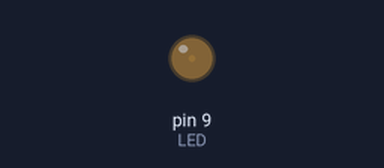
The sketch below on a simulated Arduino Uno, built with avr-gcc and run on an emulated ATmega328P. Parts: output pins drawn as LEDs (lit = HIGH).

Above: at 0.05 s.
At 1.15 s:
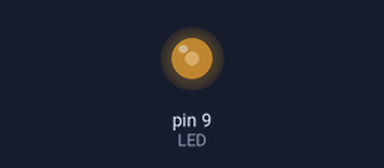
At 2.3 s:
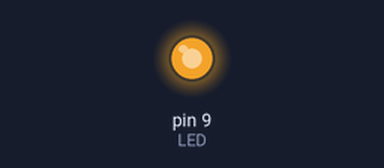
At 4.55 s:
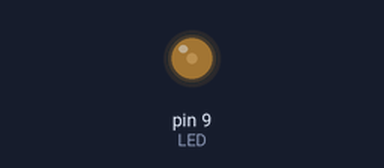
Timing chart, 0 to 6.6 s (numbered marks = the images above):
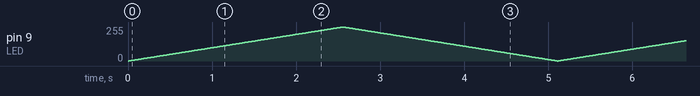

The sketch:

example3.ino
```cpp
#define LED 9
int i = 0;

void setup() {
  pinMode(LED, OUTPUT);
}

void loop() {
  for( i = 0; i < 255; i++){
    analogWrite(LED, i);
    delay(10);
  }

  for (i = 255; i > 0; i--){
    analogWrite(LED, i);
    delay(10);
  }
}
```
